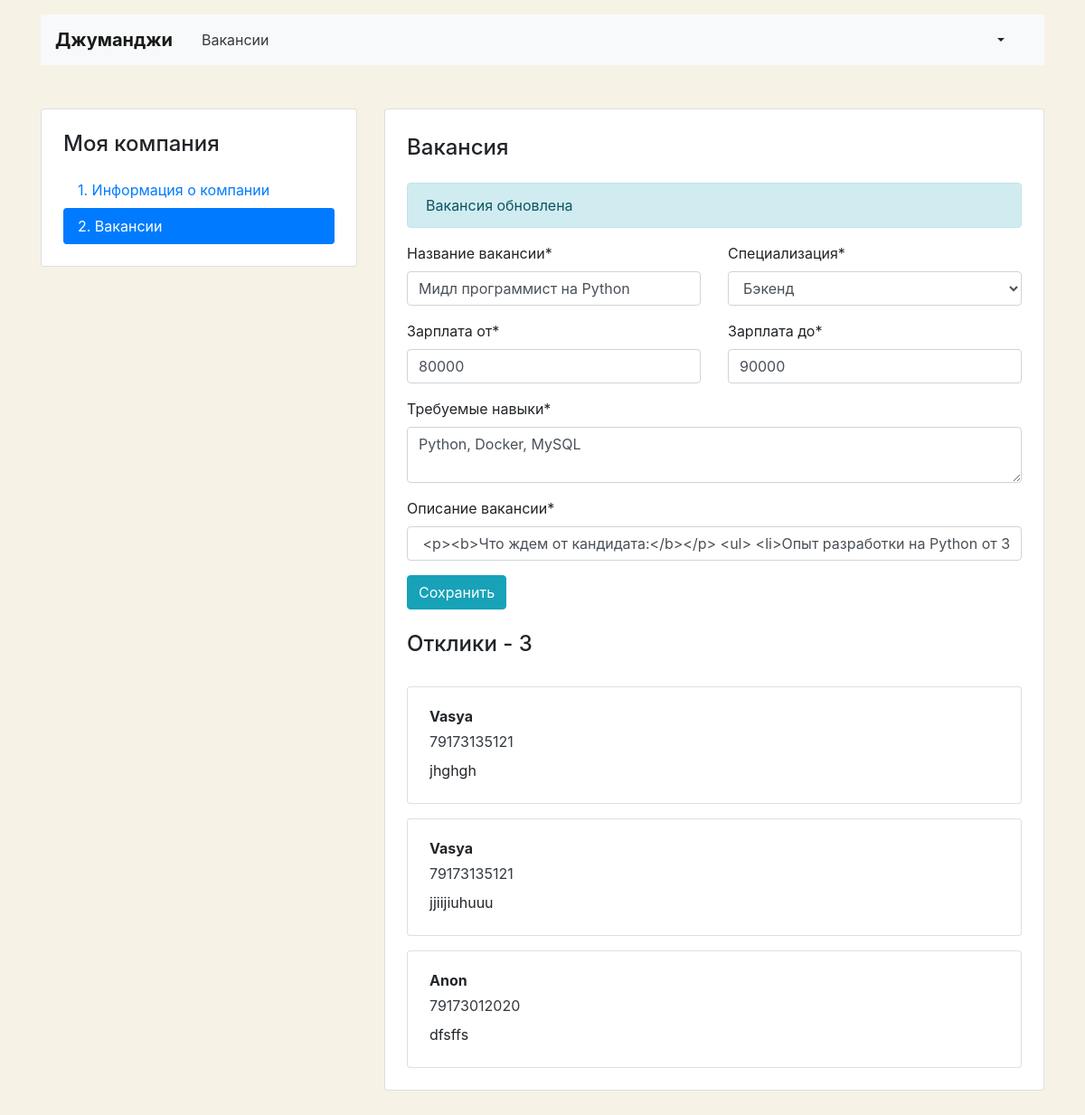
/mycompany/vacancies/4/ (signed in), run on an earlier commit of the app's database.
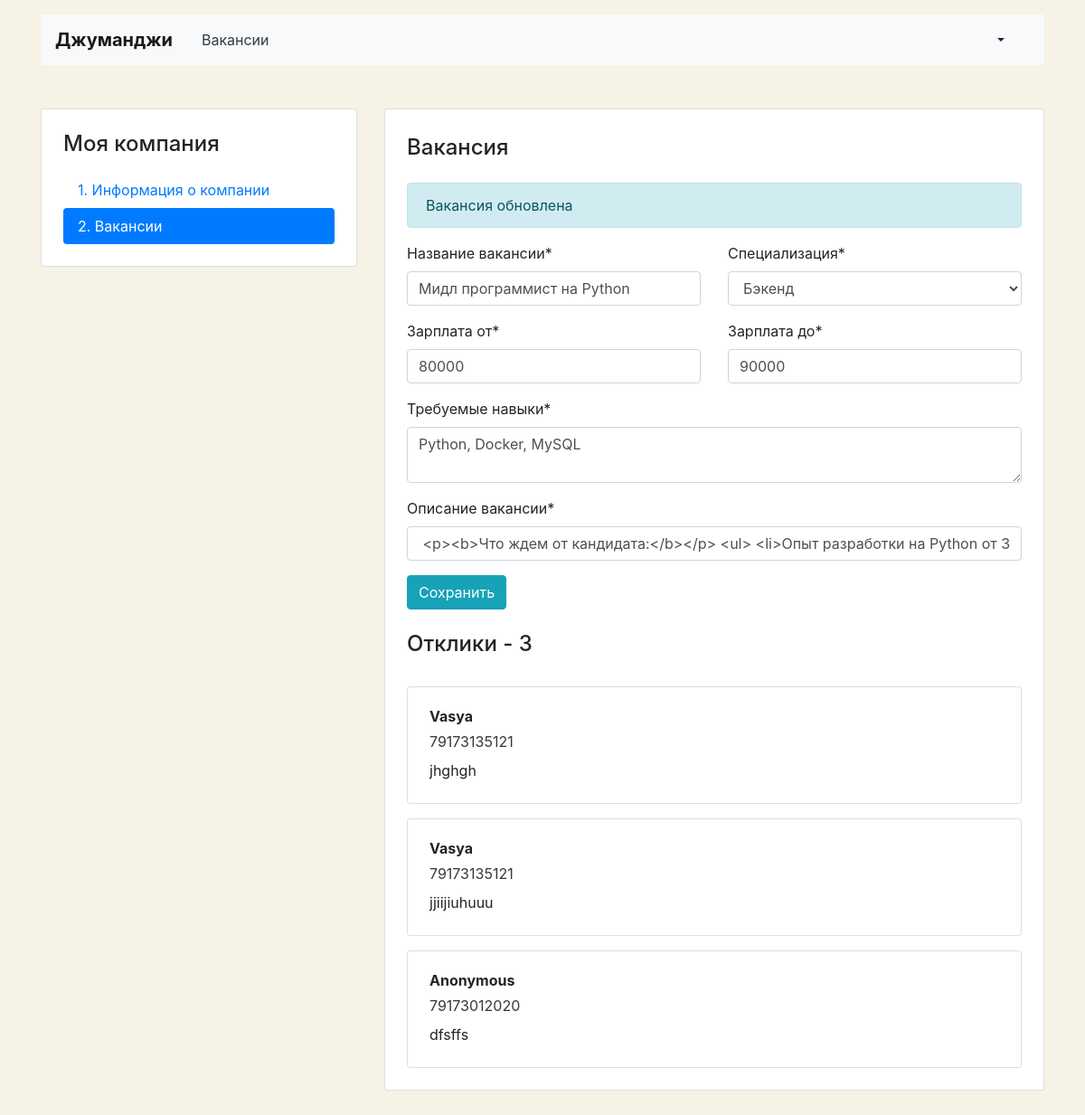
And on a later commit of the database.
### job/models.py (models this page shows, shortened)
class Application(models.Model):
    apply_id = models.AutoField(primary_key=True, db_column='id')
    written_username = models.CharField(max_length=128)
    written_phone = models.CharField(max_length=32)
    written_cover_letter = models.TextField()
    vacancy = models.ForeignKey(Vacancy, on_delete=models.CASCADE, related_name='applications')
    user = models.ForeignKey(User, on_delete=models.CASCADE, related_name='applications')

### job/views/myvacancies.py (the view)
# urls.py: path('mycompany/vacancies/<int:pk>/', MyCompVacancyUpdateView.as_view(), name='mycompany_vacancy'),
@method_decorator(login_required, name='dispatch')
class MyCompVacancyUpdateView(UpdateView):
    form_class = MyVacancyForm
    model = Vacancy
    template_name = 'job/my_vacancy-edit.html'
    success_url = '/mycompany/vacancies/'
    def get_context_data(self, **kwargs):
        context = super().get_context_data(**kwargs)
        context['applications'] = Application.objects.filter(vacancy=self.object)
        context['pk'] = self.kwargs['pk']
        return context

### job/models.py (called while the page is built)
    def __str__(self):
        return '%s' % self.title

### templates/job/my_vacancy-edit.html (shortened to what this page needs)
{% extends 'mycom_base.html' %}
{% load crispy_forms_tags %}
{% block content %}
<div class="row mt-5">
  {% include 'left-menu.html' %}
  <div class="col-12 col-lg-8">
    <div class="card">
      <div class="card-body px-4 pb-4 tab-content">
        <section>
          <h2 class="h4 pt-2 pb-3">Вакансия</h2>
          <p class="alert alert-info" role="alert">Вакансия обновлена</p>
          <form action="" enctype="multipart/form-data" method="post">
            <div class="row">
              <div class="col-12 col-md-6">
                {{ form.title|as_crispy_field }}
              </div>
              <div class="col-12 col-md-6">
                {{ form.specialty|as_crispy_field }}
              </div>
            </div>
            <div class="row">
              <div class="col-12 col-md-6">
                {{ form.salary_min|as_crispy_field }}
              </div>
              <div class="col-12 col-md-6">
                {{ form.salary_max|as_crispy_field }}
              </div>
            </div>
            {{ form.skills|as_crispy_field }}
            {{ form.description|as_crispy_field|safe }}
            <div class="form-group">
              <input type="submit" class="btn btn-info" value="Сохранить">
            </div>
          </form>
          <h2 class="h4 pt-2 pb-3"><a name="apps">Отклики - {{ applications|length }}</a></h2>
          {% for application in applications %}
          <div class="card mt-3">
            <div class="card-body px-4">
              <p class="mb-1 font-weight-bold">{{ application.written_username }}</p>
              <p class="mb-2"><a href="tel:+79002842324" class="text-dark">{{ application.written_phone }}</a></p>
              <p class="mb-1">{{ application.written_cover_letter }}</p>
            </div>
          </div>
          {% endfor %}
        </section>
      </div>
    </div>
  </div>
</div>
{% endblock %}

What changed in the data, as far as the page shows it:
changed Application "dfsffs": written_username "Anon" → "Anonymous"
